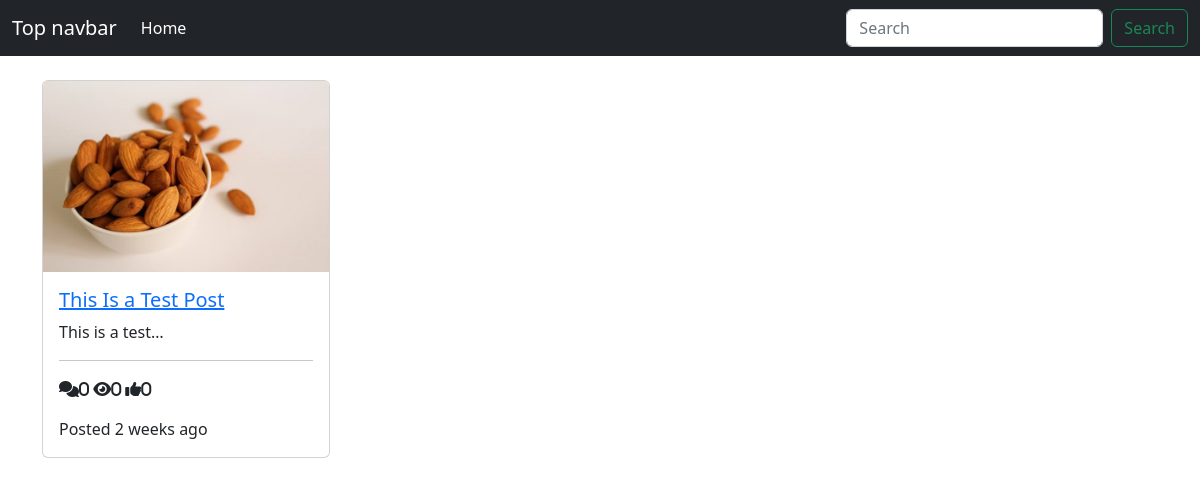
/, run on an earlier commit of the app's database.
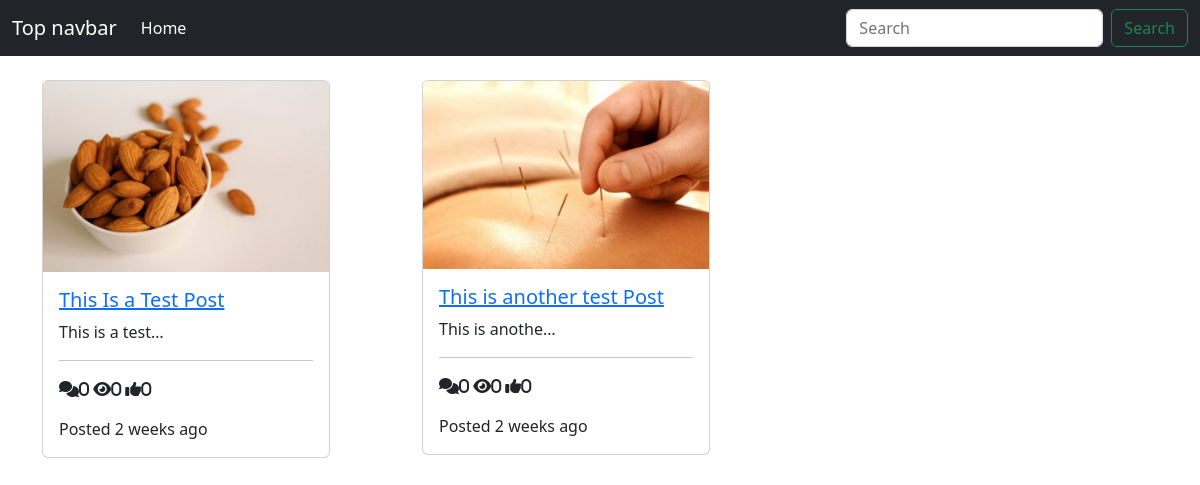
And on a later commit of the database.
### posts/models.py (models this page shows, shortened)
class Post(models.Model):
    title = models.CharField(max_length=100)
    content = models.TextField()
    thumbnail = models.ImageField()
    publishdate = models.DateTimeField(auto_now_add=True)
    last_updated = models.DateTimeField(auto_now=True)
    author = models.ForeignKey(User, on_delete=models.CASCADE)
    slug = models.SlugField()
    def get_absolute_url(self):
        return reverse('detail', kwargs={
            'slug':self.slug
        })
    @property
    def get_comment_count(self):
        return Comments.objects.filter(post=self).count()
    @property
    def get_view_count(self):
        return self.postview_set.all().count()
    @property
    def get_like_count(self):
        return self.like_set.all().count()

### posts/views.py (the view)
# urls.py: path('', PostListView.as_view(), name='list'),
class PostListView(generic.ListView):
    model = Post

### templates/posts/post_list.html
{% extends "base.html" %}
{% block content %}
<div class="container">
    <div class="row">
    {% for object in object_list %}
        <div class="col-4">
            <a href="{{object.get_absolute_url}}">
                <div class="card" style="width: 18rem;">
                    <img src="{{object.thumbnail.url}}" class="card-img-top" alt="...">
                    <div class="card-body">
                    <h5 class="card-title">
                        <a href="{{object.get_absolute_url}}">{{object.title}}</a></h5>
                    <p class="card-text">{{object.content|truncatechars:15}}</p>
                    <hr />
                    <p>
                        <span class="fa-solid fa-comments ml-2">{{object.get_comment_count}}</span>
                        <span class="fa-solid fa-eye ml-2">{{object.get_view_count}}</span>
                        <span class="fa-solid fa-thumbs-up ml-2">{{object.get_like_count}}</span>
                    </p>
                    <p class="card-text">
                        Posted {{object.publishdate|timesince}} ago
                    </p>
                    </div>
                </div>
            </a>
        </div>
    {% endfor %}
    </div>
</div>
{% endblock content %}

### templates/base.html (shortened to what this page needs)
<!doctype html>
<html lang="en">
  <head>
    <link href="https://cdn.jsdelivr.net/npm/bootstrap@5.2.1/dist/css/bootstrap.min.css" rel="stylesheet">
  </head>
  <body>
<nav class="navbar navbar-expand-md navbar-dark bg-dark mb-4">
  <div class="container-fluid">
    <a class="navbar-brand" href="#">Top navbar</a>
    <div class="collapse navbar-collapse" id="navbarCollapse">
      <ul class="navbar-nav me-auto mb-2 mb-md-0">
        <li class="nav-item">
          <a class="nav-link active" aria-current="page" href="{% url 'list' %}">Home</a>
        </li>
      </ul>
      <form class="d-flex" role="search">
        <input class="form-control me-2" type="search" placeholder="Search" aria-label="Search">
        <button class="btn btn-outline-success" type="submit">Search</button>
      </form>
    </div>
  </div>
</nav>
{% block content %}
{% endblock content %}
</body>
</html>

What changed in the data, as far as the page shows it:
added Post: thumbnail (picture), title "This is another test Post", content "This is anothe…", get_comment_count "0", get_view_count "0", get_like_count "0", publishdate "2 weeks"
